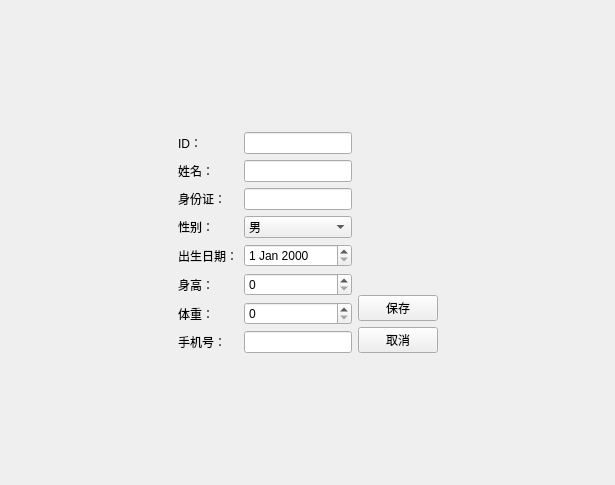
<?xml version="1.0" encoding="UTF-8"?>
<ui version="4.0">
 <class>PatientEditView</class>
 <widget class="QWidget" name="PatientEditView">
  <property name="geometry">
   <rect>
    <x>0</x>
    <y>0</y>
    <width>615</width>
    <height>485</height>
   </rect>
  </property>
  <property name="windowTitle">
   <string>编辑患者信息</string>
  </property>
  <layout class="QVBoxLayout" name="verticalLayout_3">
   <item>
    <spacer name="verticalSpacer_2">
     <property name="orientation">
      <enum>Qt::Orientation::Vertical</enum>
     </property>
     <property name="sizeHint" stdset="0">
      <size>
       <width>20</width>
       <height>94</height>
      </size>
     </property>
    </spacer>
   </item>
   <item>
    <layout class="QHBoxLayout" name="horizontalLayout_2">
     <item>
      <spacer name="horizontalSpacer">
       <property name="orientation">
        <enum>Qt::Orientation::Horizontal</enum>
       </property>
       <property name="sizeHint" stdset="0">
        <size>
         <width>69</width>
         <height>20</height>
        </size>
       </property>
      </spacer>
     </item>
     <item>
      <layout class="QHBoxLayout" name="horizontalLayout">
       <item>
        <layout class="QFormLayout" name="formLayout">
         <item row="0" column="0">
          <widget class="QLabel" name="label">
           <property name="text">
            <string>ID：</string>
           </property>
           <property name="alignment">
            <set>Qt::AlignmentFlag::AlignRight|Qt::AlignmentFlag::AlignTrailing|Qt::AlignmentFlag::AlignVCenter</set>
           </property>
          </widget>
         </item>
         <item row="0" column="1">
          <widget class="QLineEdit" name="lineEdit"/>
         </item>
         <item row="1" column="0">
          <widget class="QLabel" name="label_8">
           <property name="layoutDirection">
            <enum>Qt::LayoutDirection::LeftToRight</enum>
           </property>
           <property name="text">
            <string>姓名：</string>
           </property>
           <property name="alignment">
            <set>Qt::AlignmentFlag::AlignRight|Qt::AlignmentFlag::AlignTrailing|Qt::AlignmentFlag::AlignVCenter</set>
           </property>
          </widget>
         </item>
         <item row="1" column="1">
          <widget class="QLineEdit" name="lineEdit_2"/>
         </item>
         <item row="2" column="0">
          <widget class="QLabel" name="label_2">
           <property name="text">
            <string>身份证：</string>
           </property>
           <property name="alignment">
            <set>Qt::AlignmentFlag::AlignRight|Qt::AlignmentFlag::AlignTrailing|Qt::AlignmentFlag::AlignVCenter</set>
           </property>
          </widget>
         </item>
         <item row="2" column="1">
          <widget class="QLineEdit" name="lineEdit_3"/>
         </item>
         <item row="3" column="0">
          <widget class="QLabel" name="label_3">
           <property name="text">
            <string>性别：</string>
           </property>
           <property name="alignment">
            <set>Qt::AlignmentFlag::AlignRight|Qt::AlignmentFlag::AlignTrailing|Qt::AlignmentFlag::AlignVCenter</set>
           </property>
          </widget>
         </item>
         <item row="3" column="1">
          <widget class="QComboBox" name="comboBox">
           <item>
            <property name="text">
             <string>男</string>
            </property>
           </item>
           <item>
            <property name="text">
             <string>女</string>
            </property>
           </item>
          </widget>
         </item>
         <item row="4" column="0">
          <widget class="QLabel" name="label_4">
           <property name="text">
            <string>出生日期：</string>
           </property>
           <property name="alignment">
            <set>Qt::AlignmentFlag::AlignRight|Qt::AlignmentFlag::AlignTrailing|Qt::AlignmentFlag::AlignVCenter</set>
           </property>
          </widget>
         </item>
         <item row="4" column="1">
          <widget class="QDateEdit" name="dateEdit"/>
         </item>
         <item row="5" column="0">
          <widget class="QLabel" name="label_6">
           <property name="text">
            <string>身高：</string>
           </property>
           <property name="alignment">
            <set>Qt::AlignmentFlag::AlignRight|Qt::AlignmentFlag::AlignTrailing|Qt::AlignmentFlag::AlignVCenter</set>
           </property>
          </widget>
         </item>
         <item row="5" column="1">
          <widget class="QSpinBox" name="spinBox"/>
         </item>
         <item row="6" column="0">
          <widget class="QLabel" name="label_5">
           <property name="text">
            <string>体重：</string>
           </property>
           <property name="alignment">
            <set>Qt::AlignmentFlag::AlignRight|Qt::AlignmentFlag::AlignTrailing|Qt::AlignmentFlag::AlignVCenter</set>
           </property>
          </widget>
         </item>
         <item row="6" column="1">
          <widget class="QSpinBox" name="spinBox_2"/>
         </item>
         <item row="7" column="0">
          <widget class="QLabel" name="label_7">
           <property name="text">
            <string>手机号：</string>
           </property>
           <property name="alignment">
            <set>Qt::AlignmentFlag::AlignRight|Qt::AlignmentFlag::AlignTrailing|Qt::AlignmentFlag::AlignVCenter</set>
           </property>
          </widget>
         </item>
         <item row="7" column="1">
          <widget class="QLineEdit" name="lineEdit_4"/>
         </item>
        </layout>
       </item>
       <item>
        <layout class="QVBoxLayout" name="verticalLayout_2">
         <item>
          <spacer name="verticalSpacer">
           <property name="orientation">
            <enum>Qt::Orientation::Vertical</enum>
           </property>
           <property name="sizeHint" stdset="0">
            <size>
             <width>20</width>
             <height>40</height>
            </size>
           </property>
          </spacer>
         </item>
         <item>
          <layout class="QVBoxLayout" name="verticalLayout">
           <item>
            <widget class="QPushButton" name="pushButton">
             <property name="text">
              <string>保存</string>
             </property>
            </widget>
           </item>
           <item>
            <widget class="QPushButton" name="pushButton_2">
             <property name="text">
              <string>取消</string>
             </property>
            </widget>
           </item>
          </layout>
         </item>
        </layout>
       </item>
      </layout>
     </item>
     <item>
      <spacer name="horizontalSpacer_2">
       <property name="orientation">
        <enum>Qt::Orientation::Horizontal</enum>
       </property>
       <property name="sizeHint" stdset="0">
        <size>
         <width>69</width>
         <height>20</height>
        </size>
       </property>
      </spacer>
     </item>
    </layout>
   </item>
   <item>
    <spacer name="verticalSpacer_3">
     <property name="orientation">
      <enum>Qt::Orientation::Vertical</enum>
     </property>
     <property name="sizeHint" stdset="0">
      <size>
       <width>20</width>
       <height>94</height>
      </size>
     </property>
    </spacer>
   </item>
  </layout>
 </widget>
 <resources/>
 <connections/>
</ui>
